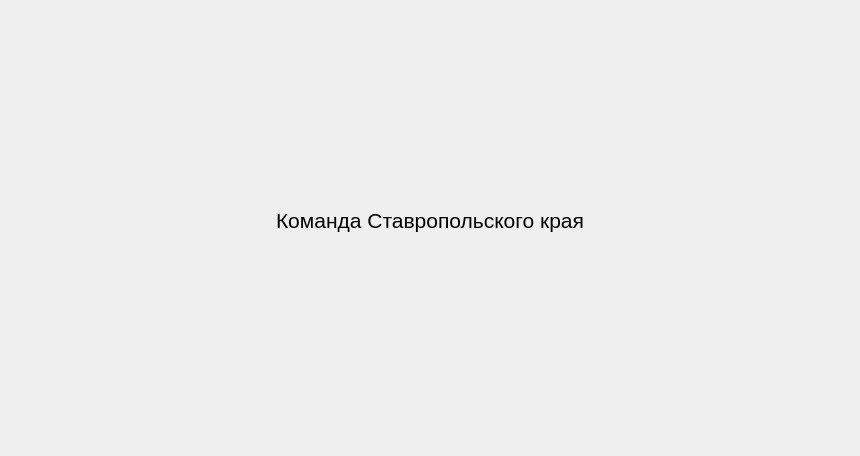
<?xml version="1.0" encoding="UTF-8"?>
<ui version="4.0">
 <class>MainPages</class>
 <widget class="QWidget" name="MainPages">
  <property name="geometry">
   <rect>
    <x>0</x>
    <y>0</y>
    <width>860</width>
    <height>456</height>
   </rect>
  </property>
  <property name="windowTitle">
   <string>Form</string>
  </property>
  <layout class="QVBoxLayout" name="main_pages_layout">
   <property name="spacing">
    <number>0</number>
   </property>
   <property name="leftMargin">
    <number>5</number>
   </property>
   <property name="topMargin">
    <number>5</number>
   </property>
   <property name="rightMargin">
    <number>5</number>
   </property>
   <property name="bottomMargin">
    <number>5</number>
   </property>
   <item>
    <widget class="QStackedWidget" name="pages">
     <property name="currentIndex">
      <number>1</number>
     </property>
     <widget class="QWidget" name="page_1">
      <property name="styleSheet">
       <string notr="true">font-size: 14pt</string>
      </property>
      <layout class="QVBoxLayout" name="page_1_layout">
       <property name="spacing">
        <number>5</number>
       </property>
       <property name="leftMargin">
        <number>5</number>
       </property>
       <property name="topMargin">
        <number>5</number>
       </property>
       <property name="rightMargin">
        <number>5</number>
       </property>
       <property name="bottomMargin">
        <number>5</number>
       </property>
       <item alignment="Qt::AlignHCenter">
        <widget class="QFrame" name="welcome_base">
         <property name="minimumSize">
          <size>
           <width>300</width>
           <height>150</height>
          </size>
         </property>
         <property name="maximumSize">
          <size>
           <width>300</width>
           <height>150</height>
          </size>
         </property>
         <property name="frameShape">
          <enum>QFrame::NoFrame</enum>
         </property>
         <property name="frameShadow">
          <enum>QFrame::Raised</enum>
         </property>
         <layout class="QVBoxLayout" name="center_page_layout">
          <property name="spacing">
           <number>10</number>
          </property>
          <property name="leftMargin">
           <number>0</number>
          </property>
          <property name="topMargin">
           <number>0</number>
          </property>
          <property name="rightMargin">
           <number>0</number>
          </property>
          <property name="bottomMargin">
           <number>0</number>
          </property>
          <item>
           <widget class="QFrame" name="logo">
            <property name="minimumSize">
             <size>
              <width>300</width>
              <height>120</height>
             </size>
            </property>
            <property name="maximumSize">
             <size>
              <width>300</width>
              <height>120</height>
             </size>
            </property>
            <property name="frameShape">
             <enum>QFrame::NoFrame</enum>
            </property>
            <property name="frameShadow">
             <enum>QFrame::Raised</enum>
            </property>
            <layout class="QVBoxLayout" name="logo_layout">
             <property name="spacing">
              <number>0</number>
             </property>
             <property name="leftMargin">
              <number>0</number>
             </property>
             <property name="topMargin">
              <number>0</number>
             </property>
             <property name="rightMargin">
              <number>0</number>
             </property>
             <property name="bottomMargin">
              <number>0</number>
             </property>
            </layout>
           </widget>
          </item>
          <item>
           <widget class="QLabel" name="label">
            <property name="text">
             <string>Welcome To PyOneDark GUI</string>
            </property>
            <property name="alignment">
             <set>Qt::AlignCenter</set>
            </property>
           </widget>
          </item>
         </layout>
        </widget>
       </item>
      </layout>
     </widget>
     <widget class="QWidget" name="p_team">
      <layout class="QVBoxLayout" name="p_team__l">
       <property name="spacing">
        <number>5</number>
       </property>
       <property name="leftMargin">
        <number>5</number>
       </property>
       <property name="topMargin">
        <number>5</number>
       </property>
       <property name="rightMargin">
        <number>5</number>
       </property>
       <property name="bottomMargin">
        <number>5</number>
       </property>
       <item>
        <widget class="QScrollArea" name="scroll_area">
         <property name="styleSheet">
          <string notr="true">background: transparent;</string>
         </property>
         <property name="frameShape">
          <enum>QFrame::NoFrame</enum>
         </property>
         <property name="verticalScrollBarPolicy">
          <enum>Qt::ScrollBarAlwaysOff</enum>
         </property>
         <property name="horizontalScrollBarPolicy">
          <enum>Qt::ScrollBarAlwaysOff</enum>
         </property>
         <property name="widgetResizable">
          <bool>true</bool>
         </property>
         <widget class="QWidget" name="contents">
          <property name="geometry">
           <rect>
            <x>0</x>
            <y>0</y>
            <width>840</width>
            <height>436</height>
           </rect>
          </property>
          <property name="styleSheet">
           <string notr="true">background: transparent;</string>
          </property>
          <layout class="QVBoxLayout" name="verticalLayout">
           <property name="spacing">
            <number>15</number>
           </property>
           <property name="leftMargin">
            <number>5</number>
           </property>
           <property name="topMargin">
            <number>5</number>
           </property>
           <property name="rightMargin">
            <number>5</number>
           </property>
           <property name="bottomMargin">
            <number>5</number>
           </property>
           <item>
            <widget class="QLabel" name="title_label">
             <property name="maximumSize">
              <size>
               <width>16777215</width>
               <height>40</height>
              </size>
             </property>
             <property name="font">
              <font>
               <pointsize>16</pointsize>
              </font>
             </property>
             <property name="styleSheet">
              <string notr="true">font-size: 16pt</string>
             </property>
             <property name="text">
              <string>Команда Ставропольского края</string>
             </property>
             <property name="alignment">
              <set>Qt::AlignCenter</set>
             </property>
            </widget>
           </item>
           <item>
            <spacer name="verticalSpacer">
             <property name="orientation">
              <enum>Qt::Vertical</enum>
             </property>
             <property name="sizeType">
              <enum>QSizePolicy::Maximum</enum>
             </property>
             <property name="sizeHint" stdset="0">
              <size>
               <width>10</width>
               <height>15</height>
              </size>
             </property>
            </spacer>
           </item>
           <item>
            <layout class="QHBoxLayout" name="row_1_layout"/>
           </item>
           <item>
            <layout class="QHBoxLayout" name="row_2_layout"/>
           </item>
           <item>
            <layout class="QHBoxLayout" name="row_3_layout"/>
           </item>
           <item>
            <layout class="QVBoxLayout" name="row_4_layout"/>
           </item>
           <item>
            <layout class="QVBoxLayout" name="row_5_layout"/>
           </item>
          </layout>
         </widget>
        </widget>
       </item>
      </layout>
     </widget>
     <widget class="QWidget" name="page_3">
      <property name="styleSheet">
       <string notr="true">QFrame {
	font-size: 16pt;
}</string>
      </property>
      <layout class="QVBoxLayout" name="page_3_layout">
       <item>
        <widget class="QLabel" name="empty_page_label">
         <property name="font">
          <font>
           <pointsize>16</pointsize>
          </font>
         </property>
         <property name="text">
          <string>Empty Page</string>
         </property>
         <property name="alignment">
          <set>Qt::AlignCenter</set>
         </property>
        </widget>
       </item>
      </layout>
     </widget>
    </widget>
   </item>
  </layout>
 </widget>
 <resources/>
 <connections/>
</ui>
